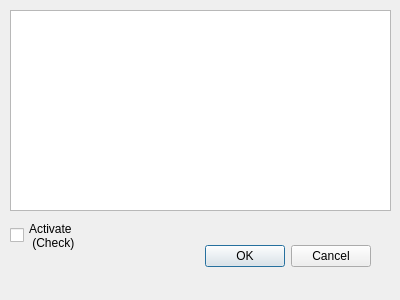
<?xml version="1.0" encoding="UTF-8"?>
<ui version="4.0">
 <class>vector_selectbypoint</class>
 <widget class="QDialog" name="vector_selectbypoint">
  <property name="geometry">
   <rect>
    <x>0</x>
    <y>0</y>
    <width>400</width>
    <height>300</height>
   </rect>
  </property>
  <property name="windowTitle">
   <string>vector_selectbypoint</string>
  </property>
  <widget class="QDialogButtonBox" name="buttonBox">
   <property name="geometry">
    <rect>
     <x>30</x>
     <y>240</y>
     <width>341</width>
     <height>32</height>
    </rect>
   </property>
   <property name="orientation">
    <enum>Qt::Horizontal</enum>
   </property>
   <property name="standardButtons">
    <set>QDialogButtonBox::Cancel|QDialogButtonBox::Ok</set>
   </property>
  </widget>
  <widget class="QTextBrowser" name="txtFeedback">
   <property name="geometry">
    <rect>
     <x>10</x>
     <y>10</y>
     <width>381</width>
     <height>201</height>
    </rect>
   </property>
  </widget>
  <widget class="QCheckBox" name="chkActivate">
   <property name="geometry">
    <rect>
     <x>10</x>
     <y>220</y>
     <width>89</width>
     <height>31</height>
    </rect>
   </property>
   <property name="text">
    <string>Activate
 (Check)</string>
   </property>
  </widget>
 </widget>
 <resources/>
 <connections>
  <connection>
   <sender>buttonBox</sender>
   <signal>accepted()</signal>
   <receiver>vector_selectbypoint</receiver>
   <slot>accept()</slot>
   <hints>
    <hint type="sourcelabel">
     <x>248</x>
     <y>254</y>
    </hint>
    <hint type="destinationlabel">
     <x>157</x>
     <y>274</y>
    </hint>
   </hints>
  </connection>
  <connection>
   <sender>buttonBox</sender>
   <signal>rejected()</signal>
   <receiver>vector_selectbypoint</receiver>
   <slot>reject()</slot>
   <hints>
    <hint type="sourcelabel">
     <x>316</x>
     <y>260</y>
    </hint>
    <hint type="destinationlabel">
     <x>286</x>
     <y>274</y>
    </hint>
   </hints>
  </connection>
 </connections>
</ui>
